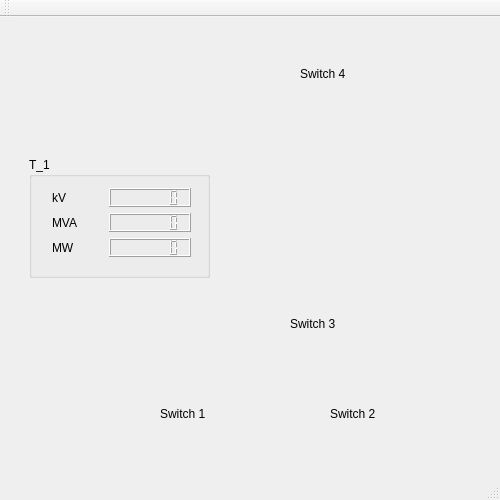
<?xml version="1.0" encoding="UTF-8"?>
<ui version="4.0">
 <class>MainWindow</class>
 <widget class="QMainWindow" name="MainWindow">
  <property name="enabled">
   <bool>true</bool>
  </property>
  <property name="geometry">
   <rect>
    <x>0</x>
    <y>0</y>
    <width>500</width>
    <height>500</height>
   </rect>
  </property>
  <property name="sizePolicy">
   <sizepolicy hsizetype="Fixed" vsizetype="Fixed">
    <horstretch>0</horstretch>
    <verstretch>0</verstretch>
   </sizepolicy>
  </property>
  <property name="minimumSize">
   <size>
    <width>500</width>
    <height>500</height>
   </size>
  </property>
  <property name="maximumSize">
   <size>
    <width>500</width>
    <height>500</height>
   </size>
  </property>
  <property name="windowTitle">
   <string>MainWindow</string>
  </property>
  <widget class="QWidget" name="centralWidget">
   <widget class="QLabel" name="label">
    <property name="geometry">
     <rect>
      <x>199</x>
      <y>10</y>
      <width>145</width>
      <height>441</height>
     </rect>
    </property>
    <property name="text">
     <string/>
    </property>
    <property name="pixmap">
     <pixmap>../build-HMI-Desktop_Qt_5_12_1_MSVC2015_64bit-Release/release/background.png</pixmap>
    </property>
    <property name="scaledContents">
     <bool>true</bool>
    </property>
   </widget>
   <widget class="QLabel" name="label_SW1">
    <property name="enabled">
     <bool>true</bool>
    </property>
    <property name="geometry">
     <rect>
      <x>215</x>
      <y>381</y>
      <width>23</width>
      <height>21</height>
     </rect>
    </property>
    <property name="text">
     <string/>
    </property>
    <property name="pixmap">
     <pixmap>../build-HMI-Desktop_Qt_5_12_1_MSVC2015_64bit-Release/release/sefid.png</pixmap>
    </property>
   </widget>
   <widget class="QLabel" name="label_SW2">
    <property name="enabled">
     <bool>true</bool>
    </property>
    <property name="geometry">
     <rect>
      <x>300</x>
      <y>381</y>
      <width>23</width>
      <height>21</height>
     </rect>
    </property>
    <property name="text">
     <string/>
    </property>
    <property name="pixmap">
     <pixmap>../build-HMI-Desktop_Qt_5_12_1_MSVC2015_64bit-Release/release/sefid.png</pixmap>
    </property>
   </widget>
   <widget class="QLabel" name="label_SW3">
    <property name="enabled">
     <bool>true</bool>
    </property>
    <property name="geometry">
     <rect>
      <x>258</x>
      <y>293</y>
      <width>23</width>
      <height>21</height>
     </rect>
    </property>
    <property name="text">
     <string/>
    </property>
    <property name="pixmap">
     <pixmap>../build-HMI-Desktop_Qt_5_12_1_MSVC2015_64bit-Release/release/sefid.png</pixmap>
    </property>
   </widget>
   <widget class="QLabel" name="label_SW4">
    <property name="enabled">
     <bool>true</bool>
    </property>
    <property name="geometry">
     <rect>
      <x>257</x>
      <y>45</y>
      <width>24</width>
      <height>21</height>
     </rect>
    </property>
    <property name="text">
     <string/>
    </property>
    <property name="pixmap">
     <pixmap>../build-HMI-Desktop_Qt_5_12_1_MSVC2015_64bit-Release/release/sefid.png</pixmap>
    </property>
   </widget>
   <widget class="QLabel" name="label_6">
    <property name="geometry">
     <rect>
      <x>160</x>
      <y>390</y>
      <width>47</width>
      <height>13</height>
     </rect>
    </property>
    <property name="text">
     <string>Switch 1</string>
    </property>
   </widget>
   <widget class="QLabel" name="label_7">
    <property name="geometry">
     <rect>
      <x>330</x>
      <y>390</y>
      <width>47</width>
      <height>13</height>
     </rect>
    </property>
    <property name="text">
     <string>Switch 2</string>
    </property>
   </widget>
   <widget class="QLabel" name="label_8">
    <property name="geometry">
     <rect>
      <x>290</x>
      <y>300</y>
      <width>47</width>
      <height>13</height>
     </rect>
    </property>
    <property name="text">
     <string>Switch 3</string>
    </property>
   </widget>
   <widget class="QLabel" name="label_9">
    <property name="geometry">
     <rect>
      <x>300</x>
      <y>50</y>
      <width>47</width>
      <height>13</height>
     </rect>
    </property>
    <property name="text">
     <string>Switch 4</string>
    </property>
   </widget>
   <widget class="QGroupBox" name="groupBox">
    <property name="geometry">
     <rect>
      <x>29</x>
      <y>140</y>
      <width>181</width>
      <height>121</height>
     </rect>
    </property>
    <property name="title">
     <string>T_1</string>
    </property>
    <widget class="QWidget" name="layoutWidget">
     <property name="geometry">
      <rect>
       <x>12</x>
       <y>20</y>
       <width>161</width>
       <height>91</height>
      </rect>
     </property>
     <layout class="QGridLayout" name="gridLayout">
      <item row="2" column="0">
       <widget class="QLabel" name="label_13">
        <property name="text">
         <string>MW</string>
        </property>
       </widget>
      </item>
      <item row="0" column="0">
       <widget class="QLabel" name="label_11">
        <property name="text">
         <string>kV</string>
        </property>
       </widget>
      </item>
      <item row="1" column="0">
       <widget class="QLabel" name="label_12">
        <property name="text">
         <string>MVA</string>
        </property>
       </widget>
      </item>
      <item row="0" column="1">
       <widget class="QLCDNumber" name="lcdNumberkV">
        <property name="frameShape">
         <enum>QFrame::Box</enum>
        </property>
        <property name="smallDecimalPoint">
         <bool>false</bool>
        </property>
        <property name="digitCount">
         <number>7</number>
        </property>
       </widget>
      </item>
      <item row="2" column="1">
       <widget class="QLCDNumber" name="lcdNumberMW">
        <property name="digitCount">
         <number>7</number>
        </property>
       </widget>
      </item>
      <item row="1" column="1">
       <widget class="QLCDNumber" name="lcdNumberMVA">
        <property name="smallDecimalPoint">
         <bool>false</bool>
        </property>
        <property name="digitCount">
         <number>7</number>
        </property>
       </widget>
      </item>
     </layout>
    </widget>
   </widget>
  </widget>
  <widget class="QMenuBar" name="menuBar">
   <property name="geometry">
    <rect>
     <x>0</x>
     <y>0</y>
     <width>500</width>
     <height>21</height>
    </rect>
   </property>
  </widget>
  <widget class="QToolBar" name="mainToolBar">
   <attribute name="toolBarArea">
    <enum>TopToolBarArea</enum>
   </attribute>
   <attribute name="toolBarBreak">
    <bool>false</bool>
   </attribute>
  </widget>
  <widget class="QStatusBar" name="statusBar"/>
 </widget>
 <layoutdefault spacing="6" margin="11"/>
 <resources/>
 <connections/>
</ui>
